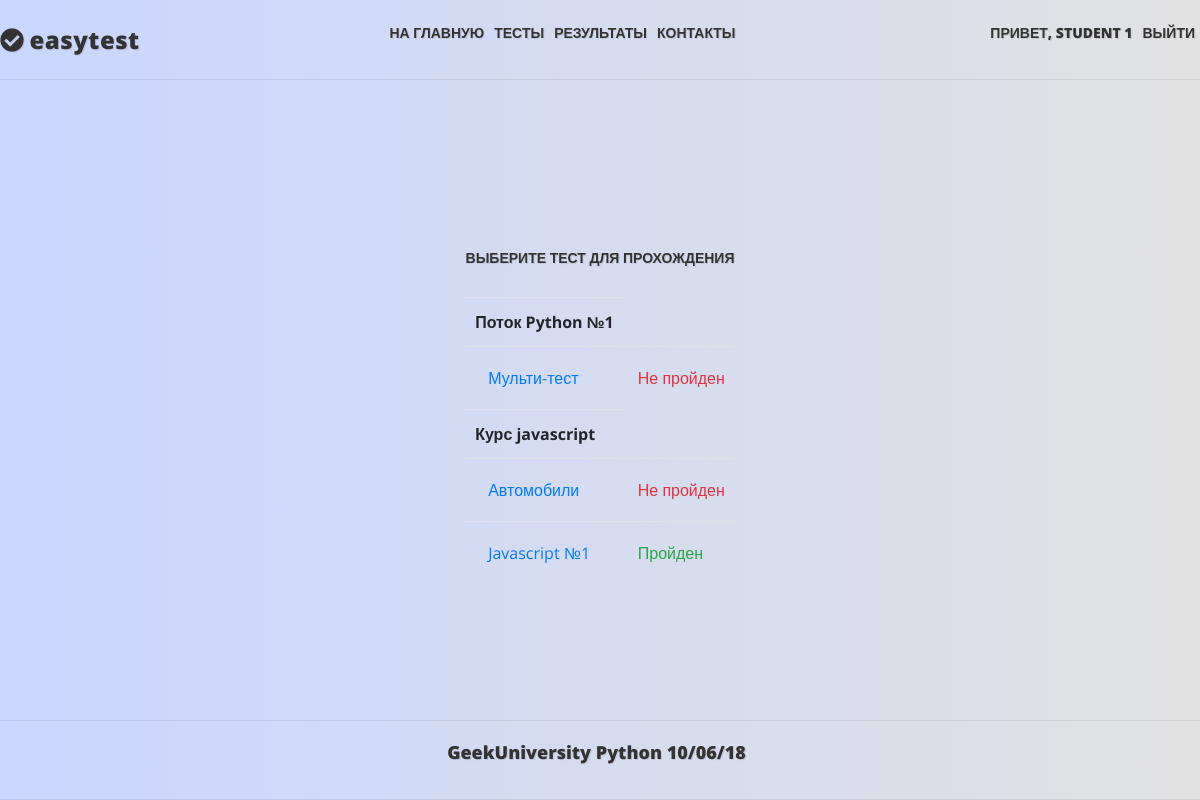
The page /tests/ (signed in) on the database its author committed.
### mainapp/models.py (models this page shows, shortened)
class Core(models.Model):
    title = models.CharField(_('title'), max_length=250, blank=True)
    description = models.TextField(_('description'), blank=True)
    sort = models.IntegerField(_('sort'), default=0, null=True, blank=True)
    active = models.BooleanField(_('active'), default=True)
    deleted = models.BooleanField(_('deleted'), default=False)
    all_objects = models.Manager()
    objects = CoreManager()
    class Meta:
        abstract = True

class Group(Core):
    class Meta:
        verbose_name = _('Группа')
        verbose_name_plural = _('Группы')
    parent_group = models.ForeignKey('self', null=True, blank=True, related_name='child_groups', on_delete=models.CASCADE)
    owner = models.ForeignKey(User, null=False, blank=True, related_name='related_groups', on_delete=models.PROTECT)
    tests = models.ManyToManyField(Test, blank=True, related_name='groups')
    objects = GroupManager()

class Test(Core):
    class Meta:
        verbose_name = _('Тест')
        verbose_name_plural = _('Тесты')
    owner = models.ForeignKey(User, null=False, blank=True, related_name='tests', on_delete=models.PROTECT)
    category = models.ForeignKey(TestCategory, null=True, blank=True, on_delete=models.SET_NULL)
    keywords = models.ManyToManyField(Keyword, blank=True, related_name='tests')
    questions = models.ManyToManyField(Question, blank=True, related_name='tests')
    max_questions = models.PositiveIntegerField(_('Count questions'), default=1, blank=True)
    required_correct_answers = models.PositiveIntegerField(_('Required correct answers'), default=0, blank=True)
    time = models.TimeField(_('Max time for test'), default=datetime.time(0, 30), blank=True)
    objects = TestManager()
    TEST_TYPE_CHOICES = (
        ('th', 'teaching'),  # с цифрами (под индексом 0 в кортежах) форма создания теста не проходила, изменил на строку
        ('ex', 'exam'),
        )
    test_type = models.CharField(max_length=2, choices=TEST_TYPE_CHOICES, default='th')
    """ типы тестов - учебный и экзаменационный(на время и оценку) - это реализуем позже.
    Необходимо будет также добавить время на прохождение теста, проценты правильных ответов для разных оценок."""

class Result(Core):
    class Meta:
        verbose_name = _('Результат')
        verbose_name_plural = _('Результаты')
    owner = models.ForeignKey(User, null=False, blank=True, related_name='results', on_delete=models.PROTECT)
    test = models.ForeignKey(Test, null=True, blank=True, related_name='results', on_delete=models.CASCADE)
    right_answers_count = models.PositiveIntegerField(_('right answers count'), default=0, blank=True)
    wrong_answers_count = models.PositiveIntegerField(_('wrong answers count'), default=0, blank=True)
    time = models.TimeField(_('time for test'), default=timezone.now, blank=True)
    is_test_passed = models.BooleanField(_('is test passed'), default=False)
    objects = ResultManager()

### mainapp/views.py (the view)
# urls.py: path('tests/', mainapp.TestList.as_view(), name='tests'),
class TestList(LoginRequiredMixin, ListView):
    model = Test
    login_url = reverse_lazy('authapp:login')
    def get_context_data(self, **kwargs):
        context = super().get_context_data(**kwargs)
        context['tests_without_result'] = []
        for result in Result.objects.get_results(self.request.user):
            context['tests_without_result'].append(result.test)
        return context
    def get_queryset(self):
        return self.model.objects.get_tests_by_group(self.request)

### mainapp/models.py (called while the page is built)
    def get_queryset(self):
        return CoreQuerySet(self.model).filter(active=True, deleted=False)

    def get_all_queryset(self):
        return CoreQuerySet(self.model)

    def get_tests_by_group(self, request):
        return self.filter(groups__students=request.user)

    def get_queryset(self):
        return self.get_all_queryset()

    def get_results(self, owner_pk):
        return self.filter(owner=owner_pk, active=True)

### mainapp/templates/mainapp/test_list.html (shortened to what this page needs)
{% extends "base.html" %}
{% load static i18n %}
{% block content %}
    <div class="center_full">
        {% if object_list %}
            <h2>{% trans 'Выберите тест для прохождения' %}</h2>
            <table class="table table_test">
                <tbody>
                {% for group in user.student.in_groups.all %}
                    <th>{{ group.title }}</th>
                    {% for object in group.tests.all %}
                        <tr>
                            <td>
                                <form action="{% url 'mainapp:result_create' object.pk %}" method="post">
                                    <input type="submit" name="test_name" value="{{ object.title }}" class="btn btn-link">
                                </form>
                            </td>
                            {% if object in tests_without_result %}
                                {% for result in user.results.all %}
                                    {% if result.test == object %}
                                        {% if result.is_test_passed %}<td class="text-success">{% trans 'Пройден' %}</td>
                                        {% else %}<td class="text-danger">{% trans 'Не пройден' %}</td>{% endif %}
                                    {% endif %}
                                {% endfor %}
                            {% else %}
                                <td class="text-danger">{% trans 'Не пройден' %}</td>
                            {% endif %}
                        </tr>
                    {% endfor %}
                {% endfor %}
                </tbody>
            </table>
        {% else %}
            <h2>{% trans 'Вам пока недоступны тесты для прохождения' %}</h2>
            <h2>{% trans 'Свяжитесь с преподавателем' %}</h2>
        {% endif %}
    </div>
{% endblock content %}

### templates/base.html (shortened to what this page needs)
{% load static i18n %}
<!DOCTYPE html>
<html lang="en">
<head>
    {% block styles %}
        <link rel="stylesheet" href="https://stackpath.bootstrapcdn.com/bootstrap/4.1.3/css/bootstrap.min.css">
        <link rel="stylesheet" href= "{% static 'css/style.css' %}?v={{ VERSION }}" >
    {% endblock styles %}
    <link rel="stylesheet" href="https://use.fontawesome.com/releases/v5.4.1/css/all.css">
</head>
<body>
<div class="header">
    <div class="center_content_header">
        <div class="logo">
            <i class="fas fa-check-circle"></i>
            <a href="{% url 'mainapp:main' %}">easytest</a>
        </div>
        <div class="menu">
            <ul>
                <li><a href="{% url 'mainapp:main' %}">{% trans 'На главную' %}</a></li>
                <li><a href="{% if user.is_staff %}#{% else %}{% url 'mainapp:tests' %}{% endif %}">{% trans 'Тесты' %}</a>
                </li>
                {% if user.is_authenticated %}
                    <li><a href="{% if user.is_staff %}#{% else %}{% url 'mainapp:results' user.id %}{% endif %}">{% trans 'Результаты' %}</a>
                    </li>
                {% endif %}
                <li><a href="#">{% trans 'Контакты' %}</a></li>
            </ul>
        </div>
        <div class="menu">
            <ul>
                {% if user.is_authenticated %}
                    <li><a href="{% url 'auth:edit' %}">{% trans 'Привет, ' %}{{ user.first_name|default:user.username }}</a></li>
                    <li><a href="{% url 'auth:logout' %}">{% trans 'Выйти' %}</a></li>
                {% else %}
                    <li><a href="{% url 'auth:login' %}">{% trans 'Войти' %}</a></li>
                {% endif %}
            </ul>
        </div>
    </div>
</div>
<div class="content">
    {% block content %}
    {% endblock content %}
</div>
<div class="footer">
    <p>GeekUniversity Python 10/06/18</p>
</div>
</body>
</html>

### mainapp/static/css/style.css (style rules this page uses)
.text-mixin, h2 { text-shadow: 1px 1px 1px rgba(0, 0, 0, 0.1); color: #333333; font-weight: 900; font-size: 14px; text-transform: uppercase; }
* { padding: 0px; margin: 0px; }
body { display: flex; flex-direction: column; background: linear-gradient(to right, #c9d6ff, #e2e2e2); min-height: 100vh; font-family: 'Open Sans', Arial, sans-serif; }
.header, .footer { align-items: center; justify-content: center; display: flex; min-height: 80px; border-bottom: 1px solid rgba(51, 51, 51, 0.1); text-shadow: 1px 1px 1px rgba(0, 0, 0, 0.1); }
.header { margin-bottom: 50px; }
.header .center_content_header { display: flex; width: 1270px; justify-content: space-between; align-items: center; }
.header .center_content_header .logo { display: flex; align-items: center; font-weight: 900; padding: 0; font-size: 24px; text-shadow: 1px 1px 1px rgba(0, 0, 0, 0.1); letter-spacing: 0.5px; line-height: normal; color: #333333; }
.header .center_content_header .logo i { color: #333333; align-items: center; margin-right: 5px; }
.header .center_content_header .logo a { text-decoration: none; color: #333333; font-weight: 900; }
.menu ul { display: flex; list-style-type: none; }
.menu ul li { padding: 0 5px; }
.menu ul li a, .menu ul li .input_as_a { text-decoration: none; color: #333333; font-weight: 900; font-size: 14px; text-transform: uppercase; padding-bottom: 5px; border-bottom: 1px solid transparent; }
.content, .center, .center_full { display: flex; flex-direction: column; align-items: center; justify-content: center; }
.content, .center_full { flex: 1; }
.content { justify-content: flex-start; }
.test_welcome, h2 { font-weight: 900; text-shadow: 1px 1px 1px rgba(0, 0, 0, 0.1); margin-bottom: 30px; }
.table_test { max-width: 800px; }
.table_test td { vertical-align: middle; }
.footer { border-top: 1px solid rgba(51, 51, 51, 0.1); }
.footer p { color: #333333; font-weight: 900; font-size: 18px; padding-right: 7px; }

### rows shown on the page
Group: title "Поток Python №1"
Test: test_name "Мульти-тест"
Group: title "Курс javascript"
Test: test_name "Автомобили"
Test: test_name "Javascript №1"

### other values the page prints
{{ user.first_name|default:user.username }} "STUDENT 1"
